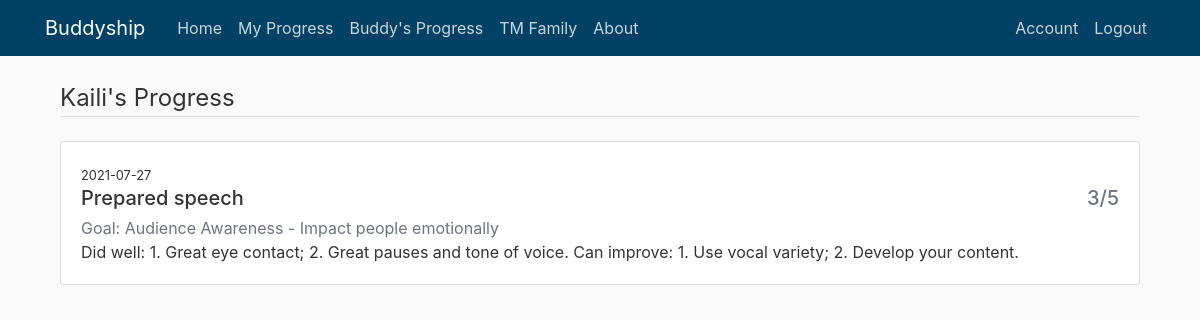
Page /buddy_progress (signed in) on the committed database.
### buddyship/models.py (models this page shows)
class Buddy(db.Model):
    id = db.Column(db.Integer, primary_key=True)
    buddy_name = db.Column(db.String(100), nullable=False)
    buddy_count = db.Column(db.Integer, default=1)
    start_date = db.Column(db.DateTime, default=func.now())
    end_date = db.Column(db.DateTime)
    user_id = db.Column(db.Integer, db.ForeignKey('user.id'), nullable=False)
    buddy_progresses = db.relationship(
        'Progress', backref='receiver', lazy=True)

class Progress(db.Model):
    id = db.Column(db.Integer, primary_key=True)
    buddy_role = db.Column(db.String(150))
    buddy_score = db.Column(db.String(150))
    buddy_comment = db.Column(db.String(1500))
    date = db.Column(db.DateTime, default=func.now())
    buddy_goal = db.Column(db.String(150))
    user_id = db.Column(db.Integer, db.ForeignKey('user.id'))
    buddy_id = db.Column(db.Integer, db.ForeignKey('buddy.id'))

### buddyship/progresses/routes.py (the view)
@progresses.route('/buddy_progress', methods=['GET'])
@login_required
def buddy_progress():
    if current_user.current_buddy == None:
        flash('Please set up your buddy and your goal first. ', 'danger')
        return redirect(url_for('users.set_up'))
    else:
        return render_template("buddy_progress.html", title='Buddy\'s Progress', user=current_user)

### buddyship/models.py (called while the page is built)
@login_manager.user_loader
def load_user(user_id):
    return User.query.get(int(user_id))

### buddyship/templates/buddy_progress.html
{% extends "layout.html" %}
{% block content %}
<div class="content-section mb-4">
    {% for buddy in user.buddies|reverse %}
    <legend class="border-bottom my-4">{{ buddy.buddy_name }}'s Progress</legend>
    {% for progress in user.record_progresses|reverse %}
    {% if progress.buddy_id == buddy.id %}
    <div class="card mb-3">
        <div class="card-body">
            <small>{{ progress.date.date() }}</small>
            <h5 class="card-title row align-items-start">
                <div class="col">{{ progress.buddy_role }}</div>
                <div class="col text-right text-muted">{{ progress.buddy_score[0] }}/5</div>
            </h5>
            <p class="card-subtitle text-muted">Goal: {{ progress.buddy_goal }}</p>
            <p class="card-text">{{ progress.buddy_comment }}</p>
        </div>
    </div>
    {% endif %}
    {% endfor %}
    {% endfor %}
</div>
{% endblock content %}

### buddyship/static/main.css (style rules this page uses)
body { background: #fafafa; color: #333333; margin-top: 5rem; }

### rows in the picture
Buddy: buddy_name "Kaili"
Progress: date "2021-07-27", buddy_role "Prepared speech", buddy_score "3", buddy_goal "Audience Awareness - Impact people emotionally", buddy_comment "Did well: 1. Great eye contact; 2. Great pauses and tone of voice. Can improve: 1. Use vocal variety; 2. Develop your content."
